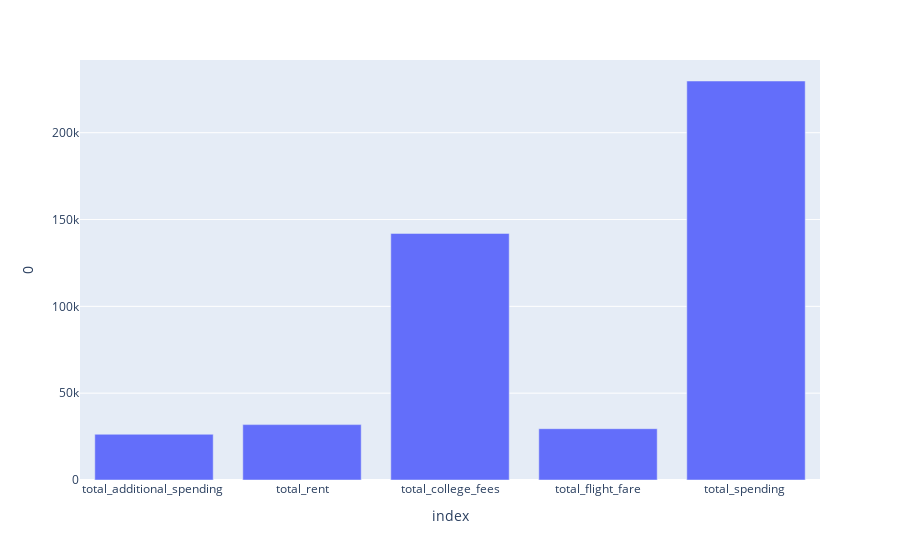

The notebook cell saved with this chart:
### Code cell
px.bar(df, x = 'index', y = 0)

### Figure 1 — Plotly figure (JSON) as saved in the notebook; plotly's stock layout.template omitted (floating-point values rounded to 4 significant figures)
{"data": [{"alignmentgroup": "True", "hovertemplate": "index=%{x}<br>0=%{y}<extra></extra>", "legendgroup": "", "marker": {"color": "#636efa", "pattern": {"shape": ""}}, "name": "", "offsetgroup": "", "orientation": "v", "showlegend": false, "textposition": "auto", "type": "bar", "x": ["total_additional_spending ", "total_rent", "total_college_fees", "total_flight_fare", "total_spending "], "xaxis": "x", "y": [26329, 31900, 142000, 29543, 229772], "yaxis": "y"}], "layout": {"barmode": "relative", "legend": {"tracegroupgap": 0}, "margin": {"t": 60}, "xaxis": {"anchor": "y", "domain": [0, 1], "title": {"text": "index"}}, "yaxis": {"anchor": "x", "domain": [0, 1], "title": {"text": "0"}}}}
